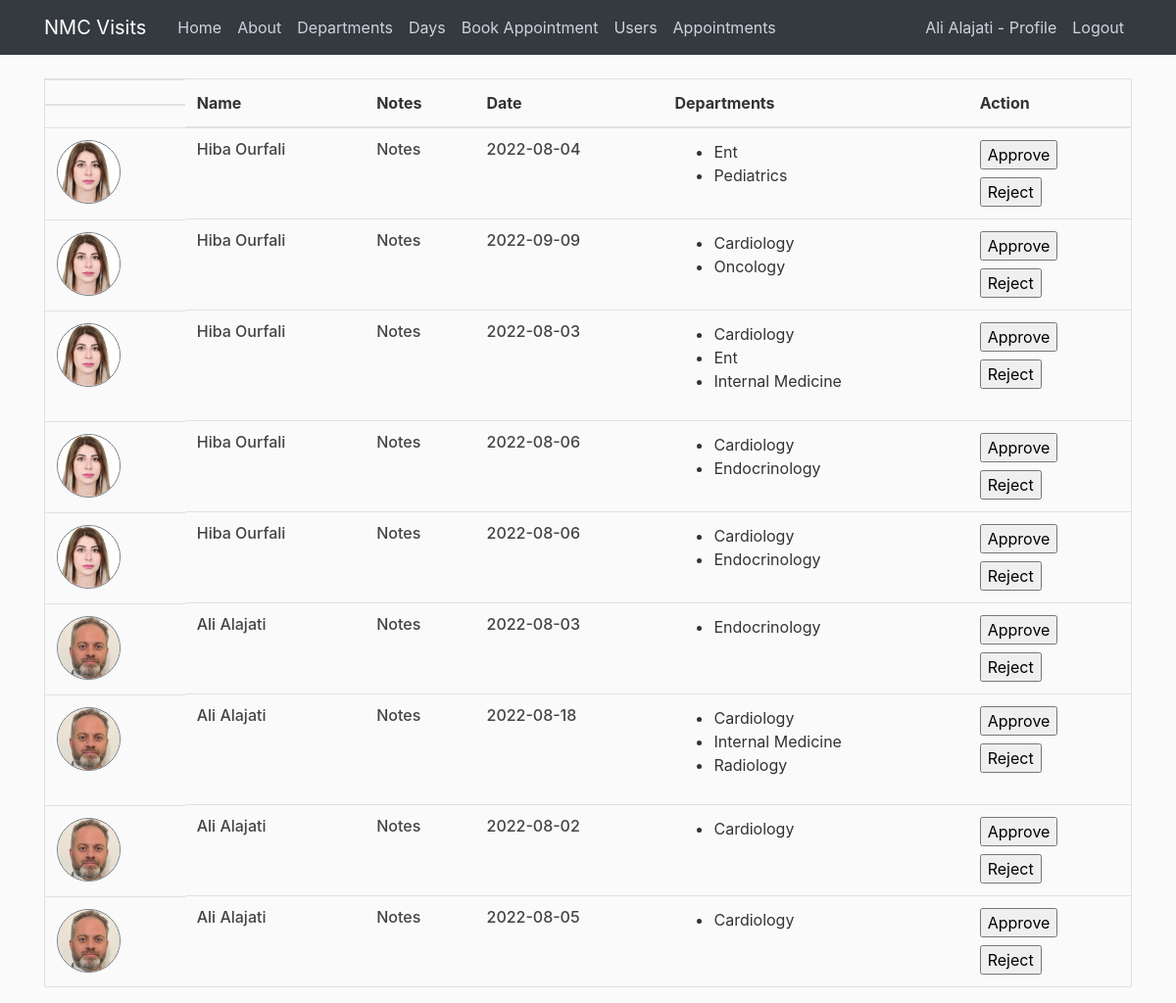
The page /appointments (signed in) on the database its author committed.
### nmcvisits/models.py (models this page shows, shortened)
class User(db.Model, UserMixin):
    id = db.Column(db.Integer, primary_key=True)
    username = db.Column(db.String(100), nullable=False)
    email = db.Column(db.String(100), unique=True, nullable=False)
    password = db.Column(db.String(), nullable=False)
    company = db.Column(db.String())
    jobTitle = db.Column(db.String())
    phone = db.Column(db.String())
    imageFile = db.Column(db.String(20), nullable=False, default='default.jpg')
    role = db.Column(db.String(20), nullable=False, default="Visitor")
    notes = db.Column(db.String(300))
    appointments = db.relationship('Appointment', backref='visitor', lazy=True)

class Appointment(db.Model):
    id = db.Column(db.Integer, primary_key=True)
    appointmentDate = db.Column(db.DateTime, nullable=False)
    creationDate = db.Column(db.DateTime, nullable=False, default=datetime.now)
    visitor_id = db.Column(db.Integer, db.ForeignKey('user.id'), nullable=False)
    departments = db.relationship('VisitedDepartments', backref='visitedDepartments', lazy=True)

class Departments(db.Model):
    id = db.Column(db.Integer, primary_key=True)
    departmentName = db.Column(db.String(50), nullable=False)

### nmcvisits/routes.py (the view)
@app.route("/appointments", methods=["POST", "GET"])
@login_required
def appointments():
    allAppointments = []
    appointments = Appointment.query.all()
    for appointment in appointments:
        user = User.query.filter_by(id=appointment.visitor_id).first()
        departments_id = VisitedDepartments.query.filter_by(appointment_id=appointment.id).all()
        departments = []
        for dpt in departments_id:
            department = Departments.query.filter_by(id=dpt.department_id).first()
            departments.append(department.departmentName)
        createdAppointment = {}
        createdAppointment["appointment"] = appointment
        createdAppointment["user"] = user
        createdAppointment["departments"] = departments
        allAppointments.append(createdAppointment)
    return render_template("appointments.html", sidebar = False, title = "Appointments", data=allAppointments)

### nmcvisits/models.py (called while the page is built)
@login_manager.user_loader
def load_user(user_id):
    return User.query.get(int(user_id))

### nmcvisits/templates/appointments.html (shortened to what this page needs)
{% extends "layout.html" %}
{% block body %}
    <table class="table border">
        <thead>
            <tr>
            <th class="d-none d-lg-block"></th>
            <th>Name</th>
            <th>Notes</th>
            <th>Date</th>
            <th>Departments</th>
            <th>Action</th>
            </tr>
        </thead>
        <tbody>
            {% for d in data %}
            <tr>
                <td class="d-none d-lg-block">
                    <img class="rounded-circle border border-secondary article-img" src="{{url_for('static', filename='profile_photos/' + d.user.imageFile)}}" alt="user photo">
                </td>
                <td><h6>{{d.user.username}}</h6></td>
                <td>
                    <h6>
                        Notes
                    </h6>
                </td>
                <td><h6>{{d.appointment.appointmentDate.date()}}</h6></td>
                <td>
                    <ul>
                        {% for dpt in d.departments %}
                        <li>
                            {{dpt}}
                        </li>
                    {% endfor %}
                    </ul>
                </td>
                <td>
                    <form action="" method="Post" class="mb-2">
                        <input type="submit" value="Approve">
                    </form>
                    <form action="" method="Post">
                        <input type="submit" value="Reject">
                    </form>
                </td>
            </tr>
            {% endfor %}
        </tbody>
    </table>
{% endblock %}

### nmcvisits/templates/layout.html (shortened to what this page needs)
<!DOCTYPE html>
<html>
<head>
    <link rel="stylesheet" href="https://maxcdn.bootstrapcdn.com/bootstrap/4.0.0/css/bootstrap.min.css">
    <link rel="stylesheet" type="text/css" href="{{ url_for('static', filename='styles.css') }}">
</head>
<body>
    <header class="site-header">
      <nav class="navbar navbar-expand-md navbar-dark bg-dark fixed-top">
        <div class="container">
          <a class="navbar-brand mr-4" href="/">NMC Visits</a>
          <div class="collapse navbar-collapse" id="navbarToggle">
            <div class="navbar-nav mr-auto">
              <a class="nav-item nav-link" href="{{ url_for('home') }}">Home</a>
              <a class="nav-item nav-link" href="{{ url_for('about') }}">About</a>
              <a class="nav-item nav-link" href="{{ url_for('departments') }}">Departments</a>
              <a class="nav-item nav-link" href="{{ url_for('allowedDaysToVisit') }}">Days</a>
              <a class="nav-item nav-link" href="{{ url_for('createAppointment') }}">Book Appointment</a>
              <a class="nav-item nav-link" href="{{ url_for('users') }}">Users</a>
              <a class="nav-item nav-link" href="{{ url_for('appointments') }}">Appointments</a>
            </div>
            <div class="navbar-nav">
              {% if current_user.is_authenticated %}
              <a class="nav-item nav-link" href="{{ url_for('profile') }}">{{current_user.username}} - Profile</a>
              <a class="nav-item nav-link" href="{{ url_for('logout') }}">Logout</a>
              {% else %}
              <a class="nav-item nav-link" href="{{ url_for('login') }}">Login</a>
              <a class="nav-item nav-link" href="{{ url_for('register') }}">Register</a>
              {% endif %}
            </div>
          </div>
        </div>
      </nav>
    </header>
    <main role="main" class="container">
      <div class="row">
        {% if sidebar %}
        <div class="col-md-{{12-sidebar}}">
        {% else %}
        <div class="col-md-12">
        {% endif %}
          {% block body %}
          {% endblock %}
        </div>
      </div>
    </main>
</body>
</html>

### nmcvisits/static/styles.css (style rules this page uses)
body { background: #fafafa; color: #333333; margin-top: 5rem; }
h1, h2, h3, h4, h5, h6 { color: #444444; }
.site-header .navbar-nav .nav-link { color: #cbd5db; }
.article-img { height: 65px; width: 65px; }

### rows shown on the page
User: username "Ali Alajati", imageFile (picture), user.username "Ali Alajati" "Ali Alajati" "Ali Alajati" "Ali Alajati"
User: imageFile (picture), user.username "Hiba Ourfali" "Hiba Ourfali" "Hiba Ourfali" "Hiba Ourfali" "Hiba Ourfali"
Appointment: appointment.appointmentDate "2022-08-04"
Departments: departmentName "Ent"
Departments: departmentName "Pediatrics"
Appointment: appointment.appointmentDate "2022-09-09"
Departments: departmentName "Cardiology"
Departments: departmentName "Oncology"
Appointment: appointment.appointmentDate "2022-08-03"
Departments: departmentName "Internal Medicine"
Appointment: appointment.appointmentDate "2022-08-06"
Departments: departmentName "Endocrinology"
Appointment: appointment.appointmentDate "2022-08-06"
Appointment: appointment.appointmentDate "2022-08-03"
Appointment: appointment.appointmentDate "2022-08-18"
Departments: departmentName "Radiology"
Appointment: appointment.appointmentDate "2022-08-02"
Appointment: appointment.appointmentDate "2022-08-05"
